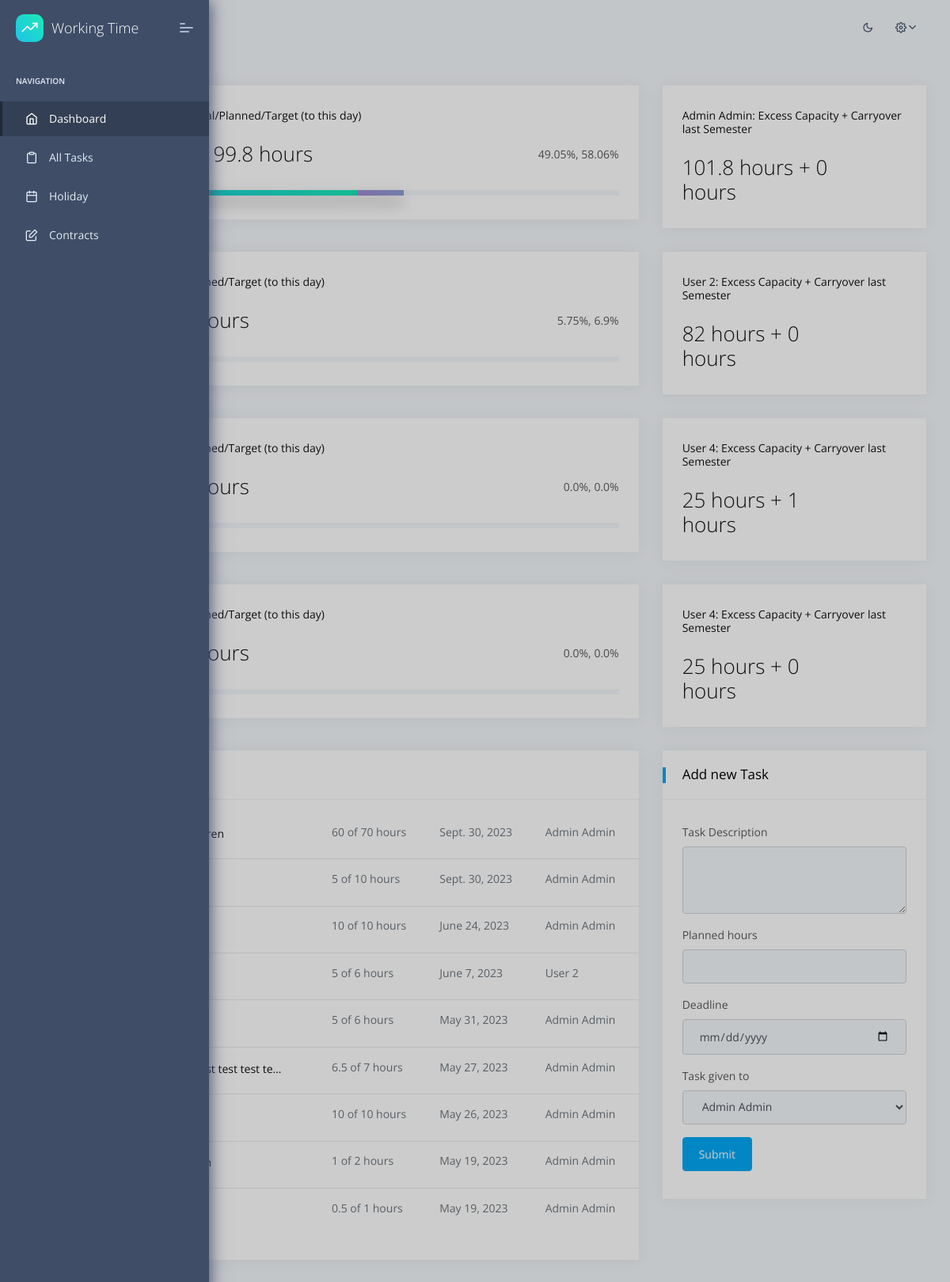
The app's page / (signed in), older data.
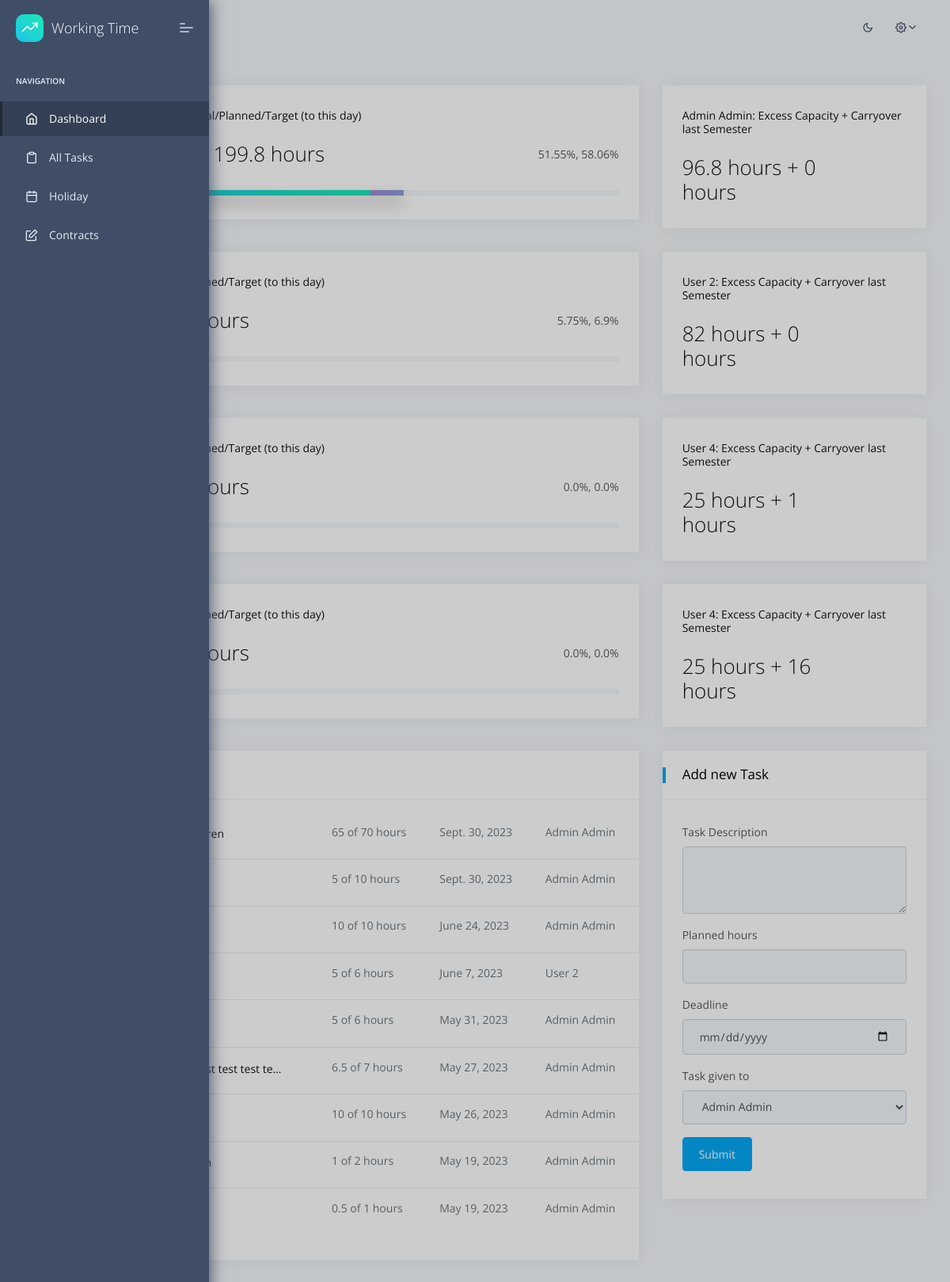
The same page, newer data.
### apps/home/models.py (models this page shows, shortened)
class Contract(models.Model):
    id = models.AutoField(primary_key=True)
    user = models.ForeignKey(User, on_delete=models.CASCADE, related_name='user', default=None, null=False, blank=True)
    contract_start_date = models.DateField(default=None, null=True, blank=True)
    contract_end_date = models.DateField(default=None, null=True, blank=True)
    hours_per_week = models.FloatField(default=0)
    carry_over_hours_from_last_semester = models.FloatField(default=0, help_text='Usually 0, in the contract overview you can let the number be calculated from the last semester. Only change if you know what you are doing.')
    carry_over_holiday_hours_from_last_semester = models.FloatField(default=0, help_text='Usually 0, in the contract overview you can let the number be calculated from the last semester. Only change if you know what you are doing.')
    supervisor = models.ForeignKey(User, on_delete=models.CASCADE, related_name='supervisor', default=None, null=True, blank=True)
    added = models.DateTimeField(auto_now_add=True)
    updated = models.DateTimeField(auto_now=True)
    class Meta:
        verbose_name = 'Contract'
        verbose_name_plural = 'Contracts'
        ordering = ['id']

class Task(models.Model):
    id = models.AutoField(primary_key=True)
    assigned_to = models.ForeignKey(User, on_delete=models.CASCADE)
    assigner = models.ForeignKey(User, on_delete=models.CASCADE, related_name='assigner')
    task_text = models.TextField()
    total_hours = models.FloatField()
    worked_hours = models.FloatField()
    deadline = models.DateField()
    added = models.DateTimeField(auto_now_add=True)
    updated = models.DateTimeField(auto_now=True)
    class Meta:
        verbose_name = 'Task'
        verbose_name_plural = 'Tasks'
        ordering = ['id']

### apps/home/views.py (the view, shortened to what this page needs)
# urls.py: path('', views.index, name='home'),
@login_required(login_url="/login/")
def index(request: HttpRequest):
    logged_user = request.user
    if is_supervisor(logged_user) or is_shkofficer(logged_user):
        if request.method == 'POST' and is_supervisor(logged_user):
            if request.POST["formType"] == "newTask":
                t = Task(assigner = logged_user, assigned_to = User.objects.get(id=request.POST["taskGivenTo"]), task_text = request.POST["TaskDescription"], total_hours = request.POST["plannedHours"], worked_hours = 0, deadline = request.POST["deadline"])
                t.save()
        shks_data = []
        if is_supervisor(logged_user):
            shks = Contract.objects.filter(supervisor=logged_user) # TODO: filter out shks that are not active anymore
        else:
            shks = [Contract.objects.filter(user=user, contract_start_date__range=get_employment_time(user), contract_end_date__range=get_employment_time(user)).first() for user in User.objects.filter(groups__name='shk')]
        for shk in shks:
            hours_to_work, worked_hours, planned_hours, excess_hours = calc_working_time(shk.user)
            worked_hours_pct = round(worked_hours / hours_to_work * 100, 2) if worked_hours < hours_to_work else 100
            planned_hours_pct = round(planned_hours / hours_to_work * 100, 2) if planned_hours < hours_to_work else 100
            shks_data.append({
                'contract': shk,
                'worked_hours': worked_hours,
                'worked_hours_pct': worked_hours_pct,
                'planned_hours': planned_hours,
                'planned_hours_pct': planned_hours_pct,
                'difference_hours_pct': round(planned_hours_pct - worked_hours_pct, 2),
                'hours_to_work': hours_to_work,
                'excess_hours': excess_hours,
                'carry_over_hours_from_last_semester': shk.carry_over_hours_from_last_semester,
            })
        tasks = Task.objects.filter(assigned_to__in=[shk.user for shk in shks]).order_by('-deadline')[:10] # no filtering nessesary since we only get shks that are active
        context = {
            'segment': 'index',
            'shks': shks,
            'tasks': tasks,
            'shks_data': shks_data,
        }
        if is_supervisor(logged_user):
            html_template = loader.get_template('home/index_supervisor.html')
        else:
            html_template = loader.get_template('home/index_officer.html')
    return HttpResponse(html_template.render(context, request))

### apps/context_processors.py (called while the page is built)
def cfg_assets_root(request):
    return { 'ASSETS_ROOT' : settings.ASSETS_ROOT }

### apps/home/views.py (called while the page is built)
def get_free_days(from_date: dt.date, to_date: dt.date) -> dict:
    all_holidays = hd.country_holidays("DE", subdiv = "SN", years = [y for y in range(from_date.year, to_date.year + 1)])
    free_days = {}
    for date, name in sorted(all_holidays.items()):
        if from_date <= date <= to_date:
            free_days[date] = name
    return free_days

def business_days(from_date: dt.date, to_date: dt.date) -> int:
    if to_date.weekday() >= 5:
        return np.busday_count(from_date, to_date)
    else:
        return np.busday_count(from_date, to_date) + 1

def calc_days_to_work(from_date: dt.date, to_date: dt.date) -> int:
    free_days = len(get_free_days(from_date, min(dt.date.today(), to_date)).keys())
    days_to_work = business_days(from_date, min(dt.date.today(), to_date)) - free_days
    return days_to_work

def is_supervisor(user: User) -> bool:
    return user.groups.filter(name='supervisor').exists()

### apps/templates/home/index_supervisor.html (shortened to what the changed rows need)
{% extends "layouts/base.html" %}
{% block content %}
    <div class="pcoded-main-container">
        <div class="pcoded-wrapper">
            <div class="pcoded-content">
                <div class="pcoded-inner-content">
                    <div class="main-body">
                        <div class="page-wrapper">
                            <div class="row">
                                {% for shk_data in shks_data %}
                                    <div class="col-md-6 col-xl-8">
                                        <div class="card daily-sales">
                                            <div class="card-block">
                                                <h6 class="mb-4">{{shk_data.contract.user.first_name}} {{shk_data.contract.user.last_name}}: Actual/Planned/Target (to this day)</h6>
                                                <div class="row d-flex align-items-center">
                                                    <div class="col-9">
                                                        <h3 class="f-w-300 d-flex align-items-center m-b-0"> {{ shk_data.hours_to_work|floatformat }} hours</h3>
                                                    </div>
                                                    <div class="col-3 text-right">
                                                        <p class="m-b-0">{{ shk_data.worked_hours_pct }}%, {{ shk_data.planned_hours_pct }}%</p>
                                                    </div>
                                                </div>
                                                <div class="progress m-t-30" style="height: 7px;">
                                                    <div class="progress-bar progress-c-theme" role="progressbar"
                                                            style="width: {{ shk_data.worked_hours_pct }}%;" aria-valuenow="{{ shk_data.worked_hours_pct }}" aria-valuemin="0"
                                                            aria-valuemax="100"></div>
                                                    <div class="progress-bar progress-c-theme2" role="progressbar"
                                                            style="width: {{ shk_data.difference_hours_pct }}%;" aria-valuenow="{{ shk_data.difference_hours_pct }}" aria-valuemin="0"
                                                            aria-valuemax="100"></div>
                                                </div>
                                            </div>
                                        </div>
                                    </div>
                                    <div class="col-md-12 col-xl-4">
                                        <div class="card yearly-sales">
                                            <div class="card-block">
                                                <h6 class="mb-4">{{shk_data.contract.user.first_name}} {{shk_data.contract.user.last_name}}: Excess Capacity + Carryover last Semester</h6>
                                                <div class="row d-flex align-items-center">
                                                    <div class="col-9">
                                                        <h3 class="f-w-300 d-flex align-items-center  m-b-0">{{ shk_data.excess_hours|floatformat }} hours + {{ shk_data.carry_over_hours_from_last_semester|floatformat }} hours</h3>
                                                    </div>
                                                </div>
                                            </div>
                                        </div>
                                    </div>
                                {% endfor %}
                                <div class="col-xl-8 col-md-6">
                                    <div class="card Recent-Users">
                                        <div class="card-block px-0 py-3">
                                            <div class="table-responsive">
                                                <table class="table table-hover">
                                                    <tbody>
                                                    {% for task in tasks %}
                                                        <tr class="unread">
                                                            <td>
                                                                <h6 class="mb-1">{{ task.task_text|truncatechars_html:40}}</h6>
                                                            </td>
                                                            <td>
                                                                <h6 class="text-muted">{{ task.worked_hours|floatformat}} of {{ task.total_hours|floatformat}} hours</h6>
                                                            </td>
                                                            <td>
                                                                <h6 class="text-muted">{{ task.deadline }}</h6>
                                                            </td>
                                                            <td>
                                                                <h6 class="text-muted">{{ task.assigned_to.first_name }} {{ task.assigned_to.last_name }}</h6>
                                                            </td>
                                                        </tr>
                                                    {% endfor %}
                                                    </tbody>
                                                </table>
                                            </div>
                                        </div>
                                    </div>
                                </div>
                            </div>
                        </div>
                    </div>
                </div>
            </div>
        </div>
    </div>
{% endblock content %}

Row changes from the older to the newer data that the page shows:
computed for Contract "Admin": worked_hours_pct "49.05" → "51.55"; {{ shk_data.worked_hours_pct }} 49.05 → 51.55 (drawn); {{ shk_data.difference_hours_pct }} 9.01 → 6.51 (drawn); excess_hours "101.8" → "96.8"
changed Contract (number 4 of 4 on the later page): carry_over_hours_from_last_semester "0" → "16"
changed Task (number 1 of 9 on the later page): worked_hours "60" → "65"
